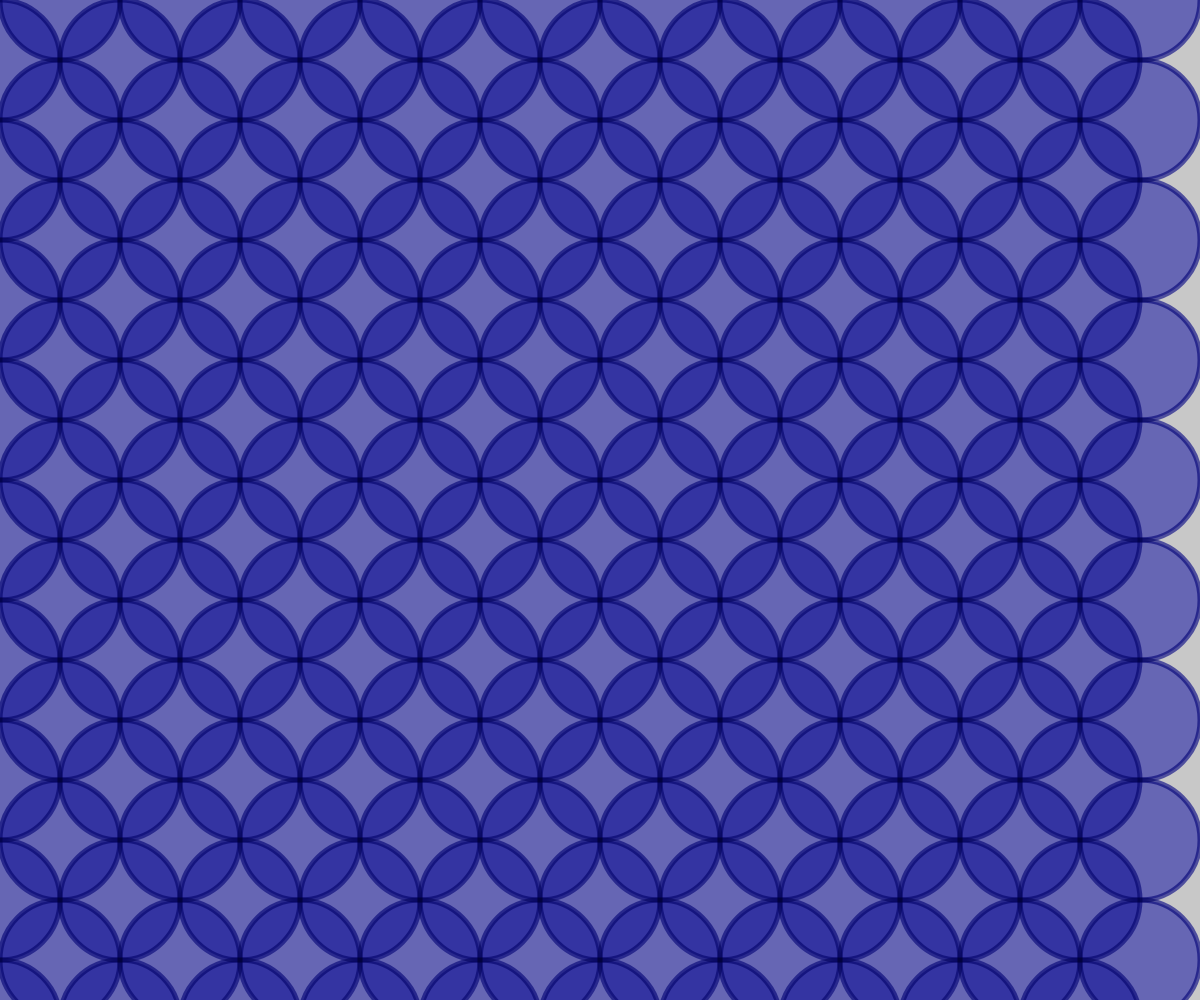
Frame 1 (no input)
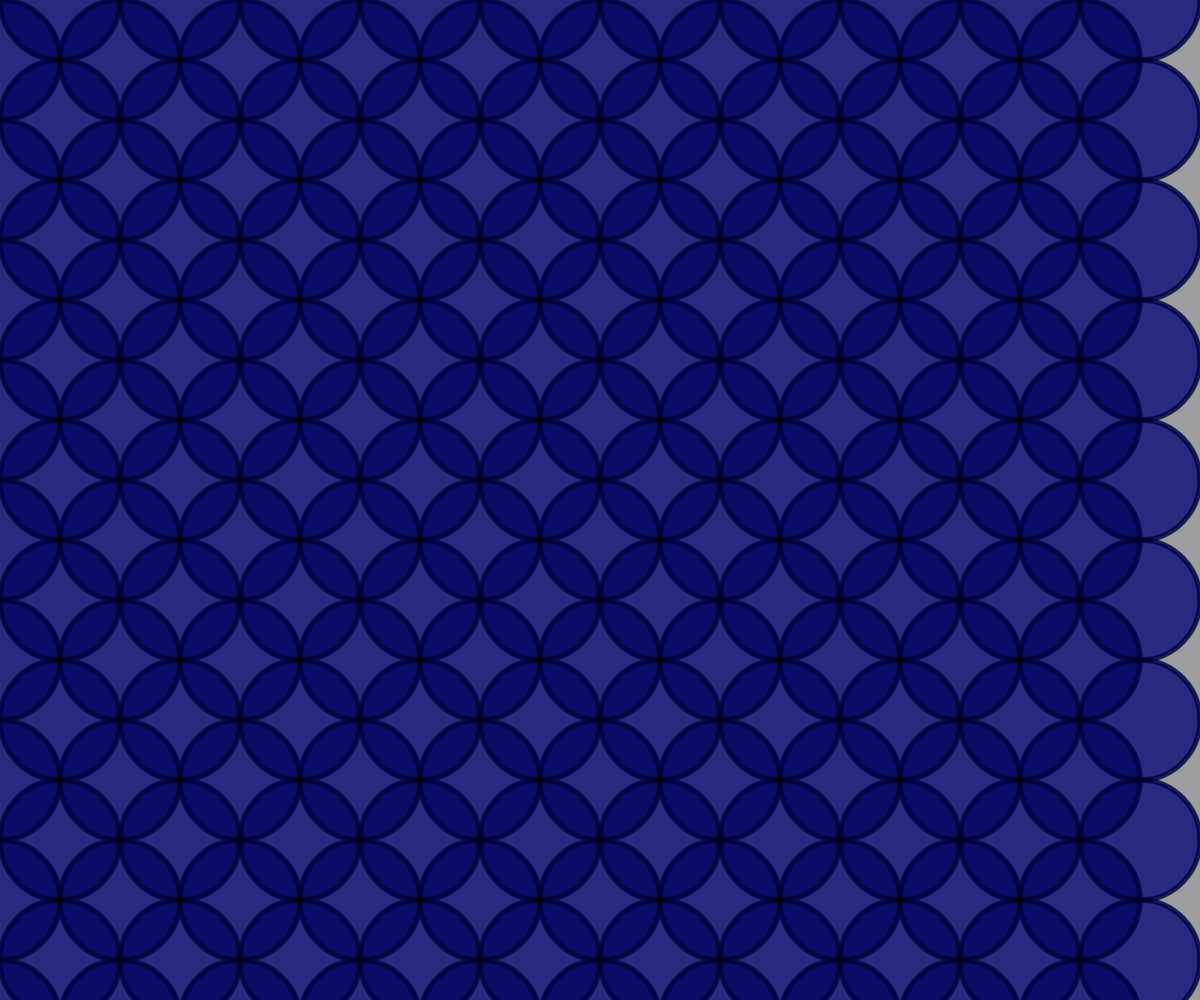
Frame 2 (the mouse pressed at the canvas centre, redrawn once)

The p5.js sketch that drew these frames (run headless with seeded random() and noise() and a simulated clock; the mouse was pressed at the canvas centre and the sketch redrawn once):

// p5.js sketch
// ── sketch.js
"use strict";
//==========
// p5.js

function setup(){
	createCanvas(windowWidth, windowHeight);
	noLoop();
	colorMode(RGB);
	angleMode(DEGREES);
	blendMode(MULTIPLY);
}

function draw(){
	background(200);

	let size = 120;
	let cols = windowWidth / size;
	let rows = windowHeight / size;
	for(let r=0; r<rows*3; r++){
		for(let c=0; c<cols; c++){
			let x = size * c;
			let y = size * r / 2;
			if(r%2 == 0) x += size / 2;
			stroke(100, 100, 200);
			strokeWeight(5);
			fill(130, 130, 230);
			circle(x, y, size);
		}
	}
}
